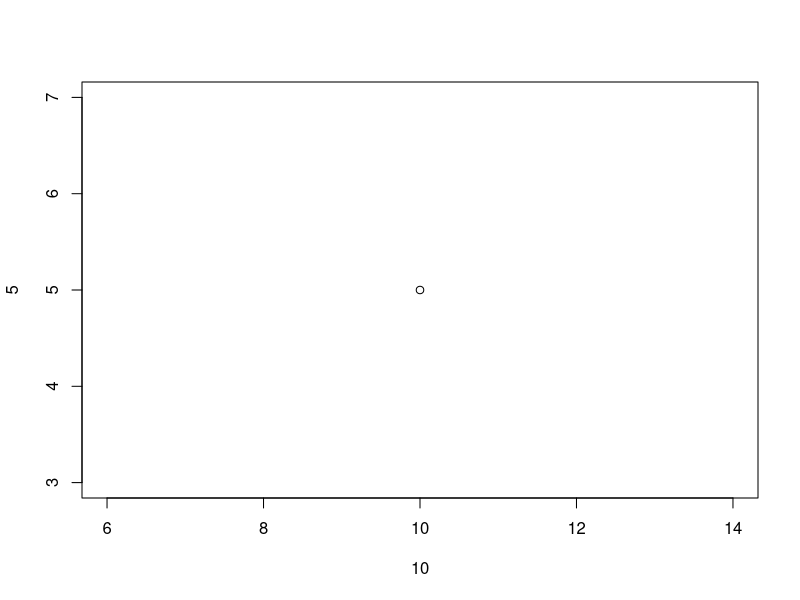
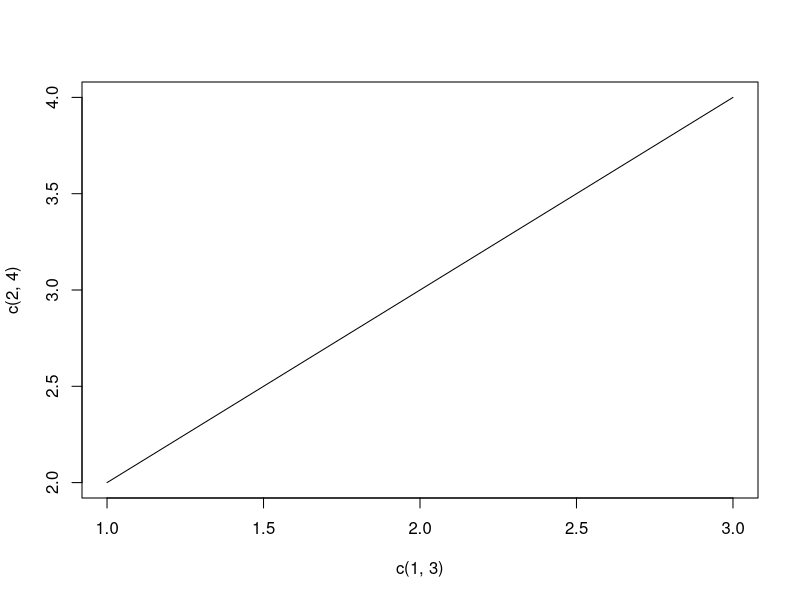
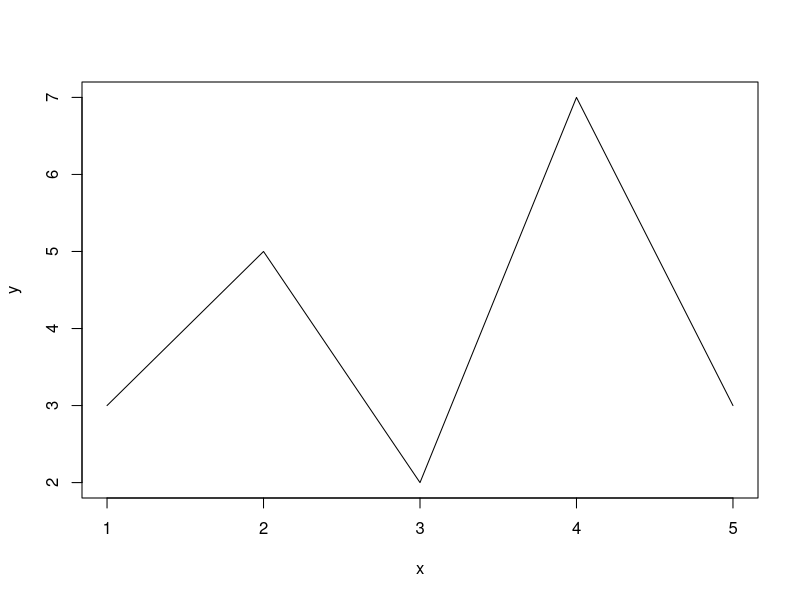
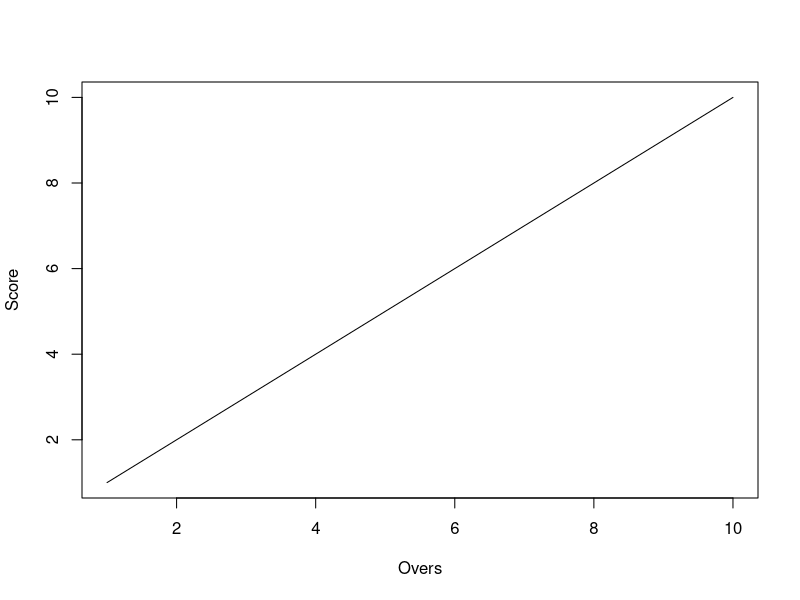
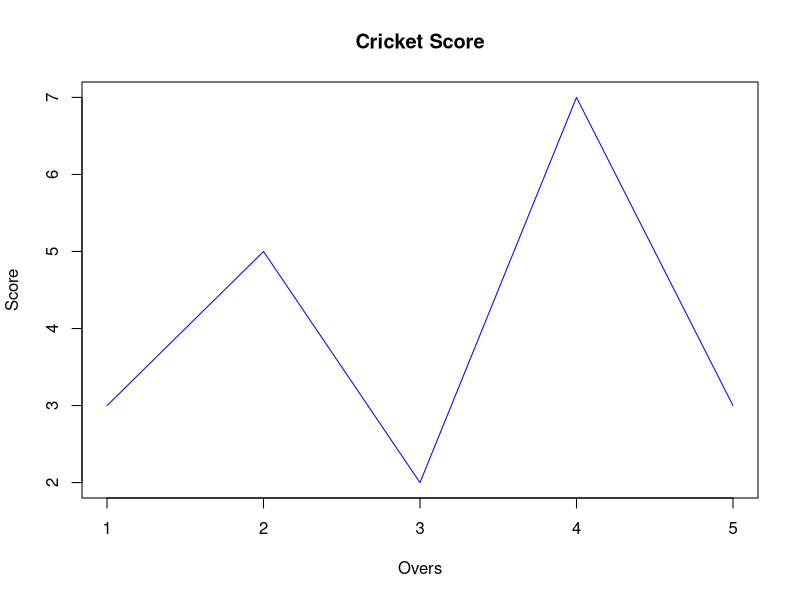
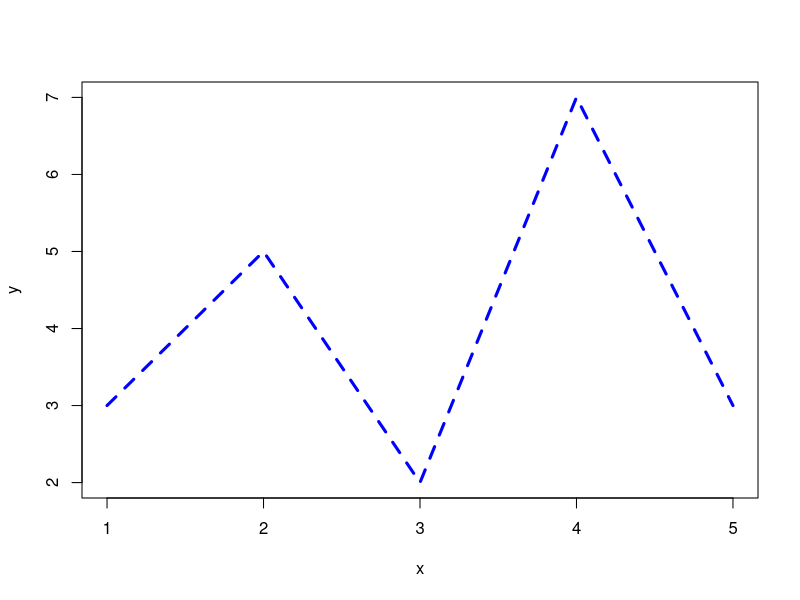

R code for these plots, in order:
plot(10, 5)

plot(c(1,3), c(2, 4), type="l")


x <- c(1, 2, 3, 4, 5)
y <- c(3, 5, 2, 7, 3)


plot(x, y, type="l")

plot(1:10 , type="l", xlab="Overs", ylab="Score")


#===============================================

x <- c(1, 2, 3, 4, 5)
y <- c(3, 5, 2, 7, 3)

plot(x, y, type="l", cex=1, pch=25, col="blue",xlab="Overs", ylab="Score", main ="Cricket Score")

plot(x, y, 
     type = "l",    # Line graph
     lwd = 3,       # Thick line
     lty = 2,       # Dashed style
     col = "blue")
